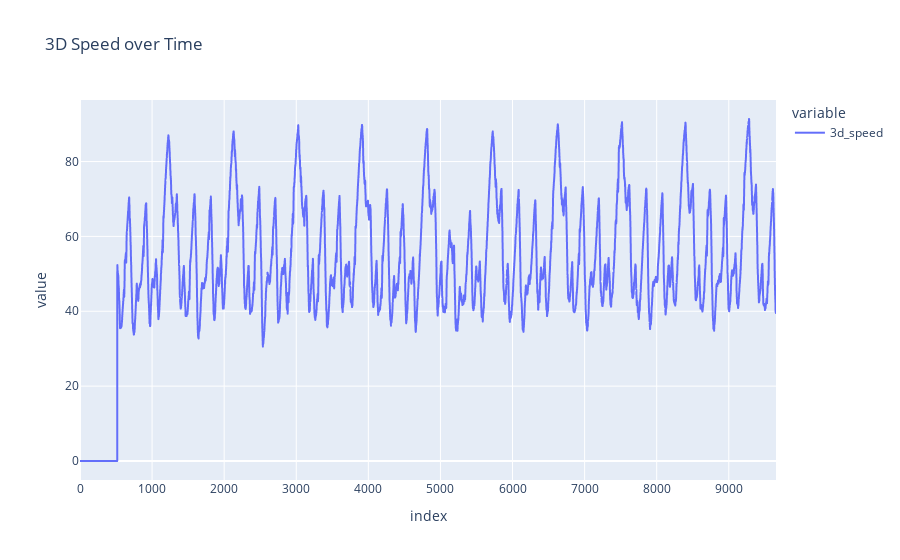

This figure's notebook cell:
### Code cell
px.line(df["3d_speed"], title="3D Speed over Time")

### Figure 1 — Plotly figure (JSON) as saved in the notebook; plotly's stock layout.template omitted (floating-point values rounded to 4 significant figures; data arrays with more than 128 entries replaced by an {"elided": "..."} marker saying what was removed)
{"data": [{"hovertemplate": "variable=3d_speed<br>index=%{x}<br>value=%{y}<extra></extra>", "legendgroup": "3d_speed", "line": {"color": "#636efa", "dash": "solid"}, "marker": {"symbol": "circle"}, "mode": "lines", "name": "3d_speed", "showlegend": true, "type": "scattergl", "x": {"elided": "9656 int values"}, "xaxis": "x", "y": {"elided": "9656 float values"}, "yaxis": "y"}], "layout": {"legend": {"title": {"text": "variable"}, "tracegroupgap": 0}, "title": {"text": "3D Speed over Time"}, "xaxis": {"anchor": "y", "domain": [0, 1], "title": {"text": "index"}}, "yaxis": {"anchor": "x", "domain": [0, 1], "title": {"text": "value"}}}}
